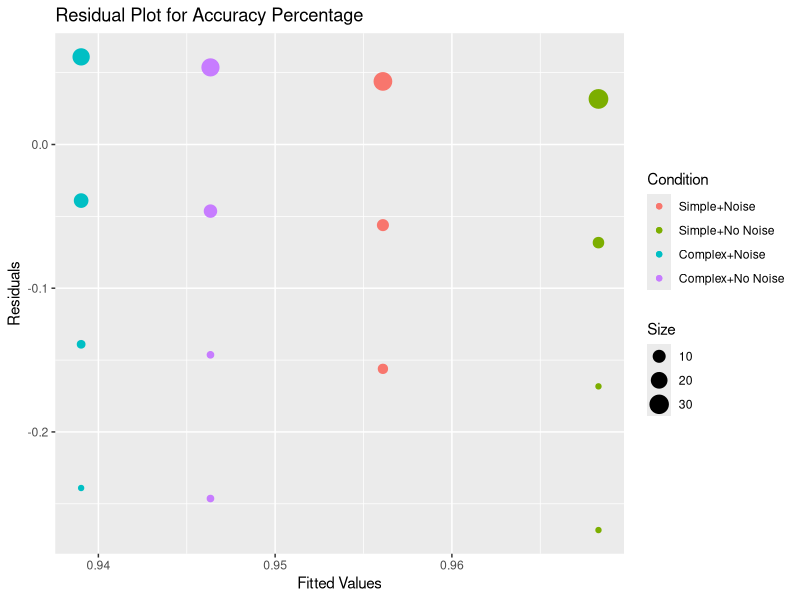

The R source for this figure:
  library(ggplot2)
  
  
  data <- read.csv("237 Project.csv")
  data$Problem_Set <- factor(data$Problem_Set, levels = c("Set 1", "Set 2", "Set 3", "Set 4"), labels=(c("Simple+Noise", "Simple+No Noise", "Complex+Noise", "Complex+No Noise")))
  
  
  dataModel<-lm(Accuracy_Percentage~Math_Complexity*Noise_Condition, data=data)
  summary(dataModel)
  anova(dataModel)
  
  
  data$residuals <- resid(dataModel)
  data$standardized.residuals<-rstandard(dataModel)
  data$student<-rstudent(dataModel)
  data$fitted<-fitted(dataModel)
  
  ggplot(data, aes(x=fitted, y=residuals, color=Problem_Set)) +
    geom_point() +
    labs(x="Fitted Values", y="Residuals", title="Residual Plot for Accuracy Percentage", color="Condition", size="Size") +
    geom_count()
  